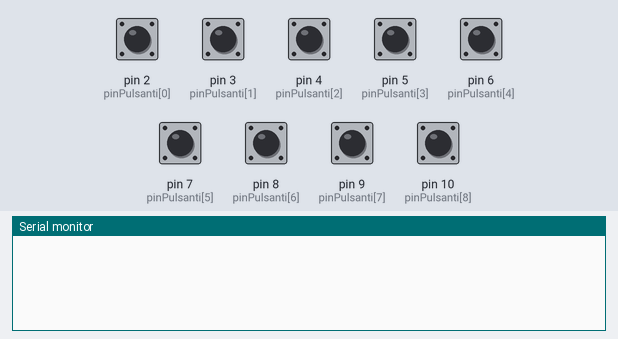
Simulated run of this sketch. Board: Arduino Uno, built with avr-gcc and run on an emulated ATmega328P. Parts: the last lines printed to the serial monitor. The test bench sets the inputs (shaded band); at power-on: pin 2 (pinPulsanti[0]), pin 3 (pinPulsanti[1]), pin 4 (pinPulsanti[2]), pin 5 (pinPulsanti[3]), pin 6 (pinPulsanti[4]), pin 7 (pinPulsanti[5]), pin 8 (pinPulsanti[6]), pin 9 (pinPulsanti[7]), pin 10 (pinPulsanti[8]) HIGH.

Above: at 1.2 s.
1.3 s: pin 2 (pinPulsanti[0]) pulled LOW for 0.15 s
At 2.4 s:
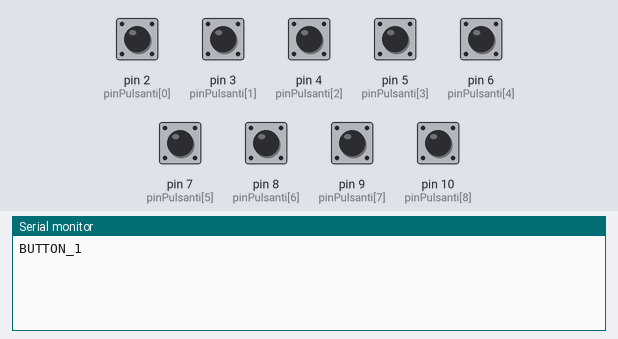
2.9 s: pin 3 (pinPulsanti[1]) pulled LOW for 0.15 s
At 3.8 s:
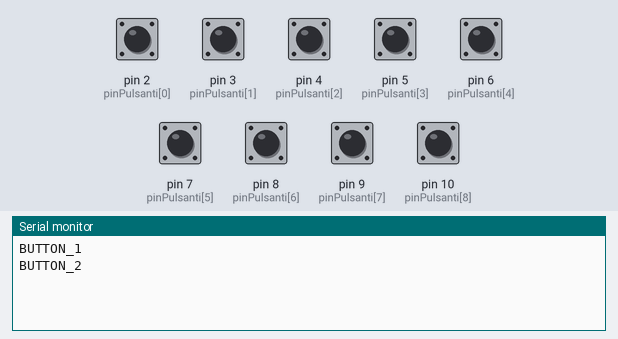
4.5 s: pin 4 (pinPulsanti[2]) pulled LOW for 0.15 s
At 5.2 s:
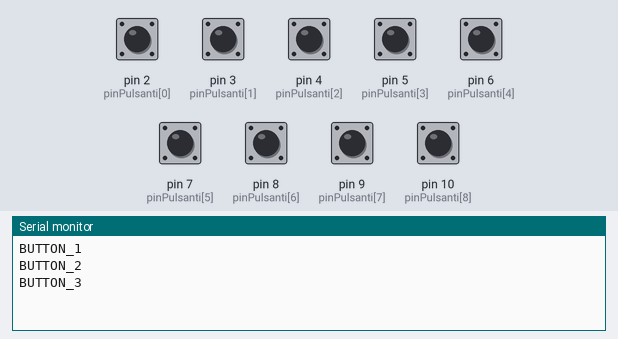
6.1 s: pin 5 (pinPulsanti[3]) pulled LOW for 0.15 s
At 6.6 s:
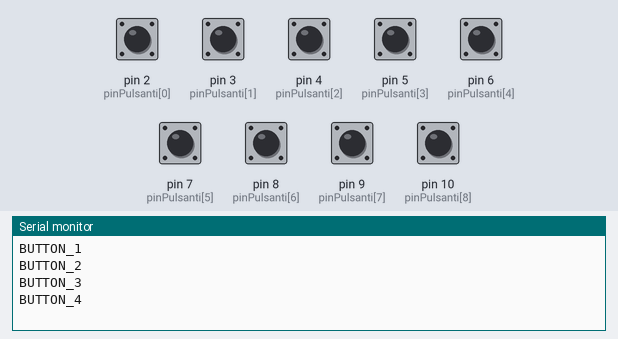
7.7 s: pin 6 (pinPulsanti[4]) pulled LOW for 0.15 s
At 8.5 s:
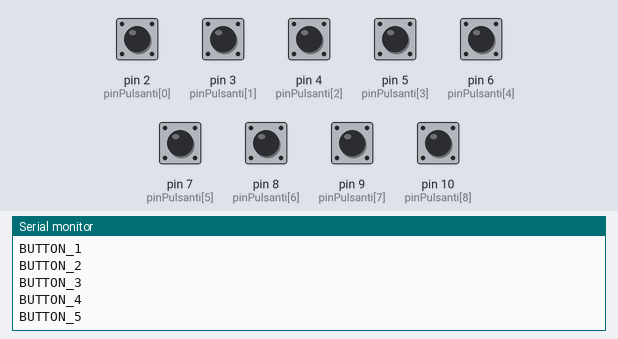
9.3 s: pin 7 (pinPulsanti[5]) pulled LOW for 0.15 s
At 9.9 s:
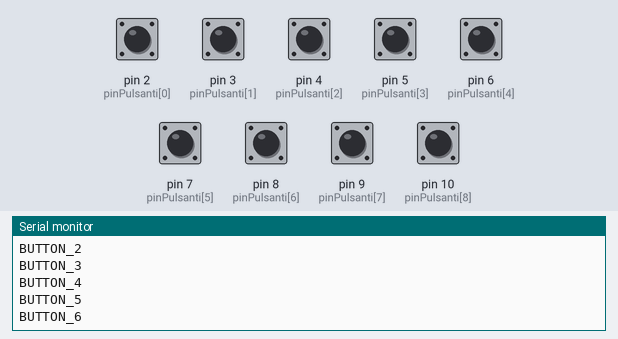
Timing chart, 0 to 11.9 s (numbered marks = the images above; inputs shaded):
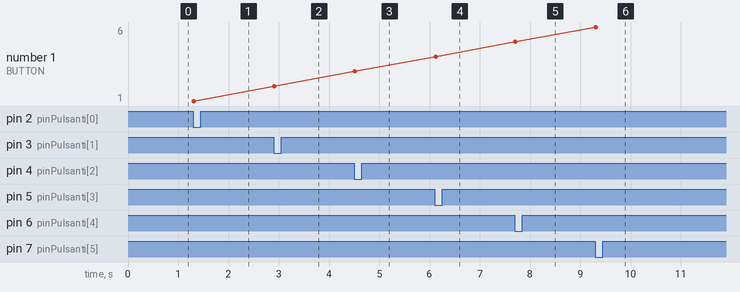

The sketch:

console_deck_arduino_script.ino
```cpp
const int numPulsanti = 9;
const int pinPulsanti[numPulsanti] = {2, 3, 4, 5, 6, 7, 8, 9, 10};
bool statoPrecedente[numPulsanti] = {HIGH, HIGH, HIGH, HIGH, HIGH, HIGH, HIGH, HIGH, HIGH};

void setup() {
  Serial.begin(9600);
  for (int i = 0; i < numPulsanti; i++) {
    pinMode(pinPulsanti[i], INPUT_PULLUP);
  }
}

void loop() {
  for (int i = 0; i < numPulsanti; i++) {
    int statoAttuale = digitalRead(pinPulsanti[i]);

    // Rileva il fronte di discesa (quando il pulsante viene premuto)
    if (statoPrecedente[i] == HIGH && statoAttuale == LOW) {
      Serial.print("BUTTON_");
      Serial.println(i + 1);  // Stampa BUTTON_1, BUTTON_2, ...
    }

    statoPrecedente[i] = statoAttuale;
  }

  delay(20);  // debounce software semplice
}
```

Measured:
- after the input at 1.3 s, the serial monitor: prints a new line at once (image 1)
- after the input at 2.9 s, the serial monitor: prints a new line at once (image 2)
- after the input at 4.5 s, the serial monitor: prints a new line at once (image 3)
- after the input at 6.1 s, the serial monitor: prints a new line at once (image 4)
- after the input at 7.7 s, the serial monitor: prints a new line at once (image 5)
- after the input at 9.3 s, the serial monitor: prints a new line at once (image 6)
- plotted number 1: 1 → 2 after the input at 2.9 s, 2 → 3 after the input at 4.5 s, 3 → 4 after the input at 6.1 s, 4 → 5 after the input at 7.7 s, 5 → 6 after the input at 9.3 s
